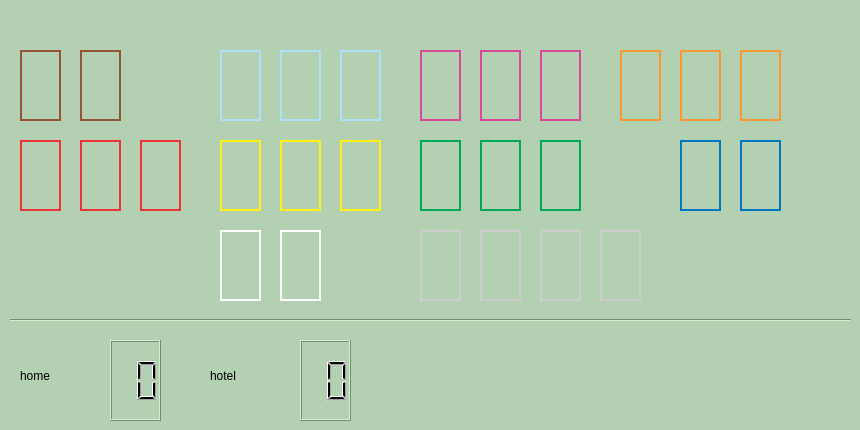
   <widget class="QWidget" name="tab4">
    <property name="styleSheet">
     <string notr="true">QWidget {
	background-color: #b4d0b2;
}</string>
    </property>
    <attribute name="title">
     <string>Player 4 ($1,500)</string>
    </attribute>
    <widget class="QLabel" name="a23_4">
     <property name="geometry">
      <rect>
       <x>80</x>
       <y>140</y>
       <width>41</width>
       <height>71</height>
      </rect>
     </property>
     <property name="autoFillBackground">
      <bool>false</bool>
     </property>
     <property name="styleSheet">
      <string notr="true">border: 1.5px solid #ee3338</string>
     </property>
     <property name="text">
      <string/>
     </property>
    </widget>
    <widget class="QLabel" name="a39_4">
     <property name="geometry">
      <rect>
       <x>740</x>
       <y>140</y>
       <width>41</width>
       <height>71</height>
      </rect>
     </property>
     <property name="autoFillBackground">
      <bool>false</bool>
     </property>
     <property name="styleSheet">
      <string notr="true">border: 1.5px solid #0077be</string>
     </property>
     <property name="text">
      <string/>
     </property>
    </widget>
    <widget class="QLabel" name="a25_4">
     <property name="geometry">
      <rect>
       <x>540</x>
       <y>230</y>
       <width>41</width>
       <height>71</height>
      </rect>
     </property>
     <property name="autoFillBackground">
      <bool>false</bool>
     </property>
     <property name="styleSheet">
      <string notr="true">border: 1.5px solid #ccc</string>
     </property>
     <property name="text">
      <string/>
     </property>
    </widget>
    <widget class="QLCDNumber" name="hotel_number_4">
     <property name="geometry">
      <rect>
       <x>300</x>
       <y>340</y>
       <width>51</width>
       <height>81</height>
      </rect>
     </property>
     <property name="digitCount">
      <number>2</number>
     </property>
    </widget>
    <widget class="QLabel" name="a19_4">
     <property name="geometry">
      <rect>
       <x>740</x>
       <y>50</y>
       <width>41</width>
       <height>71</height>
      </rect>
     </property>
     <property name="autoFillBackground">
      <bool>false</bool>
     </property>
     <property name="styleSheet">
      <string notr="true">border: 1.5px solid #f89734</string>
     </property>
     <property name="text">
      <string/>
     </property>
    </widget>
    <widget class="QLabel" name="a12_4">
     <property name="geometry">
      <rect>
       <x>220</x>
       <y>230</y>
       <width>41</width>
       <height>71</height>
      </rect>
     </property>
     <property name="autoFillBackground">
      <bool>false</bool>
     </property>
     <property name="styleSheet">
      <string notr="true">border: 1.5px solid #ffffff</string>
     </property>
     <property name="text">
      <string/>
     </property>
    </widget>
    <widget class="QLabel" name="a26_4">
     <property name="geometry">
      <rect>
       <x>220</x>
       <y>140</y>
       <width>41</width>
       <height>71</height>
      </rect>
     </property>
     <property name="autoFillBackground">
      <bool>false</bool>
     </property>
     <property name="styleSheet">
      <string notr="true">border: 1.5px solid #fff213</string>
     </property>
     <property name="text">
      <string/>
     </property>
    </widget>
    <widget class="QLabel" name="a11_4">
     <property name="geometry">
      <rect>
       <x>420</x>
       <y>50</y>
       <width>41</width>
       <height>71</height>
      </rect>
     </property>
     <property name="autoFillBackground">
      <bool>false</bool>
     </property>
     <property name="styleSheet">
      <string notr="true">border: 1.5px solid #d94999</string>
     </property>
     <property name="text">
      <string/>
     </property>
    </widget>
    <widget class="QLabel" name="a31_4">
     <property name="geometry">
      <rect>
       <x>420</x>
       <y>140</y>
       <width>41</width>
       <height>71</height>
      </rect>
     </property>
     <property name="autoFillBackground">
      <bool>false</bool>
     </property>
     <property name="styleSheet">
      <string notr="true">border: 1.5px solid #00a85a</string>
     </property>
     <property name="text">
      <string/>
     </property>
    </widget>
    <widget class="QLabel" name="a16_4">
     <property name="geometry">
      <rect>
       <x>620</x>
       <y>50</y>
       <width>41</width>
       <height>71</height>
      </rect>
     </property>
     <property name="autoFillBackground">
      <bool>false</bool>
     </property>
     <property name="styleSheet">
      <string notr="true">border: 1.5px solid #f89734</string>
     </property>
     <property name="text">
      <string/>
     </property>
    </widget>
    <widget class="QLabel" name="a3_4">
     <property name="geometry">
      <rect>
       <x>80</x>
       <y>50</y>
       <width>41</width>
       <height>71</height>
      </rect>
     </property>
     <property name="autoFillBackground">
      <bool>false</bool>
     </property>
     <property name="styleSheet">
      <string notr="true">border: 1.5px solid #955436</string>
     </property>
     <property name="text">
      <string/>
     </property>
    </widget>
    <widget class="QLabel" name="a13_4">
     <property name="geometry">
      <rect>
       <x>480</x>
       <y>50</y>
       <width>41</width>
       <height>71</height>
      </rect>
     </property>
     <property name="autoFillBackground">
      <bool>false</bool>
     </property>
     <property name="styleSheet">
      <string notr="true">border: 1.5px solid #d94999</string>
     </property>
     <property name="text">
      <string/>
     </property>
    </widget>
    <widget class="QLabel" name="a8_4">
     <property name="geometry">
      <rect>
       <x>280</x>
       <y>50</y>
       <width>41</width>
       <height>71</height>
      </rect>
     </property>
     <property name="autoFillBackground">
      <bool>false</bool>
     </property>
     <property name="styleSheet">
      <string notr="true">border: 1.5px solid #ade1fa</string>
     </property>
     <property name="text">
      <string/>
     </property>
    </widget>
    <widget class="QLabel" name="a5_4">
     <property name="geometry">
      <rect>
       <x>420</x>
       <y>230</y>
       <width>41</width>
       <height>71</height>
      </rect>
     </property>
     <property name="autoFillBackground">
      <bool>false</bool>
     </property>
     <property name="styleSheet">
      <string notr="true">border: 1.5px solid #ccc</string>
     </property>
     <property name="text">
      <string/>
     </property>
    </widget>
    <widget class="QLabel" name="home_4">
     <property name="geometry">
      <rect>
       <x>20</x>
       <y>340</y>
       <width>71</width>
       <height>71</height>
      </rect>
     </property>
     <property name="autoFillBackground">
      <bool>false</bool>
     </property>
     <property name="styleSheet">
      <string notr="true">
	border-color: &quot;black&quot;;
	border-width: 1px;</string>
     </property>
     <property name="text">
      <string>home</string>
     </property>
    </widget>
    <widget class="QLabel" name="hotel_4">
     <property name="geometry">
      <rect>
       <x>210</x>
       <y>340</y>
       <width>71</width>
       <height>71</height>
      </rect>
     </property>
     <property name="autoFillBackground">
      <bool>false</bool>
     </property>
     <property name="styleSheet">
      <string notr="true">
	border-color: &quot;black&quot;;
	border-width: 1px;</string>
     </property>
     <property name="text">
      <string>hotel</string>
     </property>
    </widget>
    <widget class="QLabel" name="a14_4">
     <property name="geometry">
      <rect>
       <x>540</x>
       <y>50</y>
       <width>41</width>
       <height>71</height>
      </rect>
     </property>
     <property name="autoFillBackground">
      <bool>false</bool>
     </property>
     <property name="styleSheet">
      <string notr="true">border: 1.5px solid #d94999</string>
     </property>
     <property name="text">
      <string/>
     </property>
    </widget>
    <widget class="QLabel" name="a29_4">
     <property name="geometry">
      <rect>
       <x>340</x>
       <y>140</y>
       <width>41</width>
       <height>71</height>
      </rect>
     </property>
     <property name="autoFillBackground">
      <bool>false</bool>
     </property>
     <property name="styleSheet">
      <string notr="true">border: 1.5px solid #fff213</string>
     </property>
     <property name="text">
      <string/>
     </property>
    </widget>
    <widget class="QLabel" name="a6_4">
     <property name="geometry">
      <rect>
       <x>220</x>
       <y>50</y>
       <width>41</width>
       <height>71</height>
      </rect>
     </property>
     <property name="autoFillBackground">
      <bool>false</bool>
     </property>
     <property name="styleSheet">
      <string notr="true">border: 1.5px solid #ade1fa</string>
     </property>
     <property name="text">
      <string/>
     </property>
    </widget>
    <widget class="QLabel" name="a9_4">
     <property name="geometry">
      <rect>
       <x>340</x>
       <y>50</y>
       <width>41</width>
       <height>71</height>
      </rect>
     </property>
     <property name="autoFillBackground">
      <bool>false</bool>
     </property>
     <property name="styleSheet">
      <string notr="true">border: 1.5px solid #ade1fa</string>
     </property>
     <property name="text">
      <string/>
     </property>
    </widget>
    <widget class="QLabel" name="a27_4">
     <property name="geometry">
      <rect>
       <x>280</x>
       <y>140</y>
       <width>41</width>
       <height>71</height>
      </rect>
     </property>
     <property name="autoFillBackground">
      <bool>false</bool>
     </property>
     <property name="styleSheet">
      <string notr="true">border: 1.5px solid #fff213</string>
     </property>
     <property name="text">
      <string/>
     </property>
    </widget>
    <widget class="QLabel" name="a37_4">
     <property name="geometry">
      <rect>
       <x>680</x>
       <y>140</y>
       <width>41</width>
       <height>71</height>
      </rect>
     </property>
     <property name="autoFillBackground">
      <bool>false</bool>
     </property>
     <property name="styleSheet">
      <string notr="true">border: 1.5px solid #0077be</string>
     </property>
     <property name="text">
      <string/>
     </property>
    </widget>
    <widget class="QLCDNumber" name="home_number_4">
     <property name="geometry">
      <rect>
       <x>110</x>
       <y>340</y>
       <width>51</width>
       <height>81</height>
      </rect>
     </property>
     <property name="digitCount">
      <number>2</number>
     </property>
    </widget>
    <widget class="QLabel" name="a1_4">
     <property name="geometry">
      <rect>
       <x>20</x>
       <y>50</y>
       <width>41</width>
       <height>71</height>
      </rect>
     </property>
     <property name="autoFillBackground">
      <bool>false</bool>
     </property>
     <property name="styleSheet">
      <string notr="true">border: 1.5px solid #955436</string>
     </property>
     <property name="text">
      <string/>
     </property>
    </widget>
    <widget class="QLabel" name="a24_4">
     <property name="geometry">
      <rect>
       <x>140</x>
       <y>140</y>
       <width>41</width>
       <height>71</height>
      </rect>
     </property>
     <property name="autoFillBackground">
      <bool>false</bool>
     </property>
     <property name="styleSheet">
      <string notr="true">border: 1.5px solid #ee3338</string>
     </property>
     <property name="text">
      <string/>
     </property>
    </widget>
    <widget class="QLabel" name="a32_4">
     <property name="geometry">
      <rect>
       <x>480</x>
       <y>140</y>
       <width>41</width>
       <height>71</height>
      </rect>
     </property>
     <property name="autoFillBackground">
      <bool>false</bool>
     </property>
     <property name="styleSheet">
      <string notr="true">border: 1.5px solid #00a85a</string>
     </property>
     <property name="text">
      <string/>
     </property>
    </widget>
    <widget class="QLabel" name="a18_4">
     <property name="geometry">
      <rect>
       <x>680</x>
       <y>50</y>
       <width>41</width>
       <height>71</height>
      </rect>
     </property>
     <property name="autoFillBackground">
      <bool>false</bool>
     </property>
     <property name="styleSheet">
      <string notr="true">border: 1.5px solid #f89734</string>
     </property>
     <property name="text">
      <string/>
     </property>
    </widget>
    <widget class="Line" name="line_4">
     <property name="geometry">
      <rect>
       <x>10</x>
       <y>310</y>
       <width>841</width>
       <height>20</height>
      </rect>
     </property>
     <property name="orientation">
      <enum>Qt::Horizontal</enum>
     </property>
    </widget>
    <widget class="QLabel" name="a21_4">
     <property name="geometry">
      <rect>
       <x>20</x>
       <y>140</y>
       <width>41</width>
       <height>71</height>
      </rect>
     </property>
     <property name="autoFillBackground">
      <bool>false</bool>
     </property>
     <property name="styleSheet">
      <string notr="true">border: 1.5px solid #ee3338</string>
     </property>
     <property name="text">
      <string/>
     </property>
    </widget>
    <widget class="QLabel" name="a28_4">
     <property name="geometry">
      <rect>
       <x>280</x>
       <y>230</y>
       <width>41</width>
       <height>71</height>
      </rect>
     </property>
     <property name="autoFillBackground">
      <bool>false</bool>
     </property>
     <property name="styleSheet">
      <string notr="true">border: 1.5px solid #ffffff</string>
     </property>
     <property name="text">
      <string/>
     </property>
    </widget>
    <widget class="QLabel" name="a35_4">
     <property name="geometry">
      <rect>
       <x>600</x>
       <y>230</y>
       <width>41</width>
       <height>71</height>
      </rect>
     </property>
     <property name="autoFillBackground">
      <bool>false</bool>
     </property>
     <property name="styleSheet">
      <string notr="true">border: 1.5px solid #ccc</string>
     </property>
     <property name="text">
      <string/>
     </property>
    </widget>
    <widget class="QLabel" name="a34_4">
     <property name="geometry">
      <rect>
       <x>540</x>
       <y>140</y>
       <width>41</width>
       <height>71</height>
      </rect>
     </property>
     <property name="autoFillBackground">
      <bool>false</bool>
     </property>
     <property name="styleSheet">
      <string notr="true">border: 1.5px solid #00a85a</string>
     </property>
     <property name="text">
      <string/>
     </property>
    </widget>
    <widget class="QLabel" name="a15_4">
     <property name="geometry">
      <rect>
       <x>480</x>
       <y>230</y>
       <width>41</width>
       <height>71</height>
      </rect>
     </property>
     <property name="autoFillBackground">
      <bool>false</bool>
     </property>
     <property name="styleSheet">
      <string notr="true">border: 1.5px solid #ccc</string>
     </property>
     <property name="text">
      <string/>
     </property>
    </widget>
   </widget>
